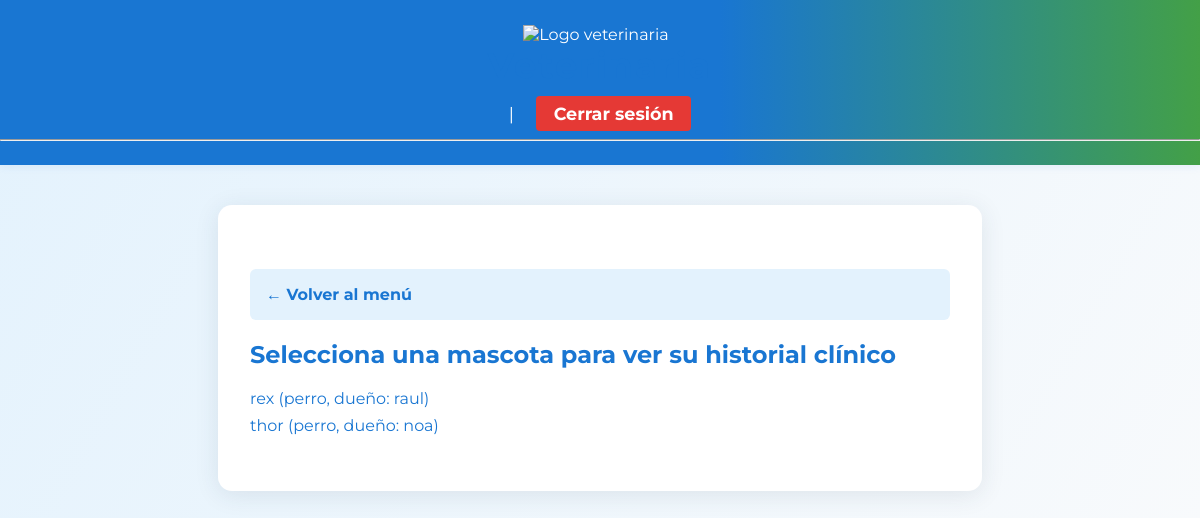
The page /select_pet (signed in) on the database its author committed.
### app/models.py (models this page shows)
class Pet(db.Model):
    id = db.Column(db.Integer, primary_key=True)
    name = db.Column(db.String(50), nullable=False)
    species = db.Column(db.String(50), nullable=False)
    breed = db.Column(db.String(50))
    age = db.Column(db.Integer)
    client_id = db.Column(db.Integer, db.ForeignKey('client.id'), nullable=False, index=True)
    histories = db.relationship('ClinicalHistory', backref='pet', lazy=True)
    appointments = db.relationship('Appointment', backref='pet', lazy=True)

class Client(db.Model):
    id = db.Column(db.Integer, primary_key=True)
    name = db.Column(db.String(120), nullable=False)
    phone = db.Column(db.String(20))
    email = db.Column(db.String(120))
    pets = db.relationship('Pet', backref='owner', lazy=True)
    appointments = db.relationship('Appointment', backref='client', lazy=True)

### app/routes.py (the view)
@bp.route('/select_pet')
@login_required
def select_pet():
    if current_user.role == 'vet':
        pet_ids = db.session.query(Appointment.pet_id).filter_by(vet_id=current_user.id).distinct()
        pets = Pet.query.filter(Pet.id.in_(pet_ids)).all()
    else:
        pets = Pet.query.all()
    return render_template('select_pet.html', pets=pets, show_back_menu=True)

### app/models.py (called while the page is built)
@login_manager.user_loader
def load_user(user_id):
    return User.query.get(int(user_id))

### app/templates/select_pet.html (shortened to what this page needs)
{% extends "base.html" %}
{% block content %}
<h2>Selecciona una mascota para ver su historial clínico</h2>
<ul>
    {% for pet in pets %}
    <li>
        <a href="{{ url_for('main.history_pet', pet_id=pet.id) }}">
            {{ pet.name }} ({{ pet.species }}, dueño: {{ pet.owner.name }})
        </a>
    </li>
    {% endfor %}
</ul>
{% endblock %}

### app/templates/base.html (style rules this page uses)
body { font-family: 'Montserrat', Arial, sans-serif; background: linear-gradient(120deg, #e3f2fd 0%, #f8fafc 100%); margin: 0; padding: 0; }
h1, h2 { color: #1976d2; font-weight: 700; }
ul { list-style: none; padding: 0; }
ul li { margin-bottom: 0.5em; }
a { color: #1976d2; text-decoration: none; transition: color 0.2s; }

### rows shown on the page
Pet: name "rex", species "perro", owner.name "raul"
Pet: name "thor", species "perro", owner.name "noa"
